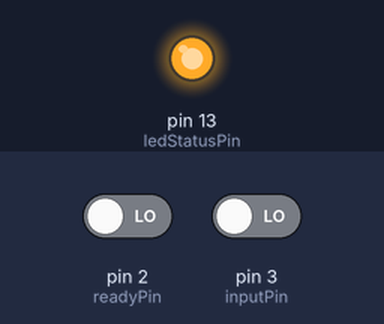
The sketch below on a simulated Arduino Uno, built with avr-gcc and run on an emulated ATmega328P. Shown: output pins drawn as LEDs (lit = HIGH). Inputs (shaded band) come from the test bench; at power-on: pin 2 (readyPin) LOW, pin 3 (inputPin) LOW.

Above: at 1.2 s.
1.3 s: pin 2 (readyPin) driven HIGH
At 2.5 s:
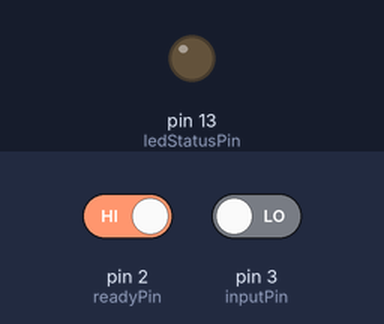
2.8 s: pin 2 (readyPin) driven LOW
At 4.1 s:
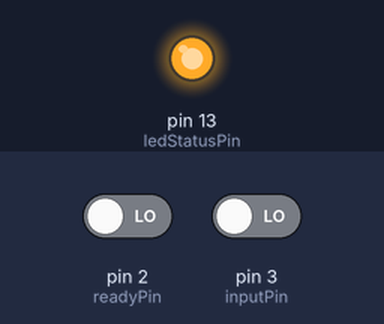
Timing chart, 0 to 5.8 s (numbered marks = the images above; inputs shaded):
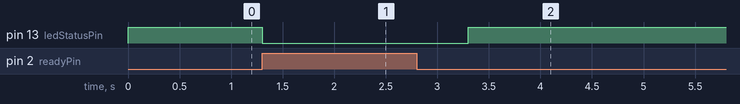

Measured:
- after the input at 1.3 s, pin 13 (ledStatusPin): HIGH → LOW at once
- after the input at 2.8 s, pin 13 (ledStatusPin): LOW → HIGH after 0.50 s

The sketch:

redmask_avr.ino
```cpp
const int inputPin = 3;
const int readyPin = 2;
const int ledStatusPin = 13;
const unsigned char sice[32] = {
   27,  23,   1,   9,  12,  18,  24,  16,  75,
  111, 110,   3,   7, 106,  61,  27,  13,  17,
   58,  47,  21,  23,  45,  44,  22,   6,  12,
    1,  10,  59,   0,   3
};

int bitCounter = 0;
int pos = 0;
unsigned char key = 0x69;
unsigned char state = 0;

unsigned char* input;

void setup() {
  Serial.begin(115200);

  input = (unsigned char*)malloc(32);
  pinMode(readyPin, INPUT);
  pinMode(inputPin, INPUT);
  pinMode(ledStatusPin, OUTPUT);
}

void loop() {
  digitalWrite(ledStatusPin, HIGH);

  if (bitCounter == -1) {
    input[pos] = state ^ key;
    key ^= input[pos++];
    state = 0;
    bitCounter = 7;
  }

  if (memcmp(input, sice, 32) == 0) {
    // redmask{0_125_byte_per_second__}
    Serial.println("sice. got flag.");
  }

  if (digitalRead(readyPin) == HIGH) {
    digitalWrite(ledStatusPin, LOW);
    state |= digitalRead(inputPin) << bitCounter--;
    delay(1000);
  }
}
```
